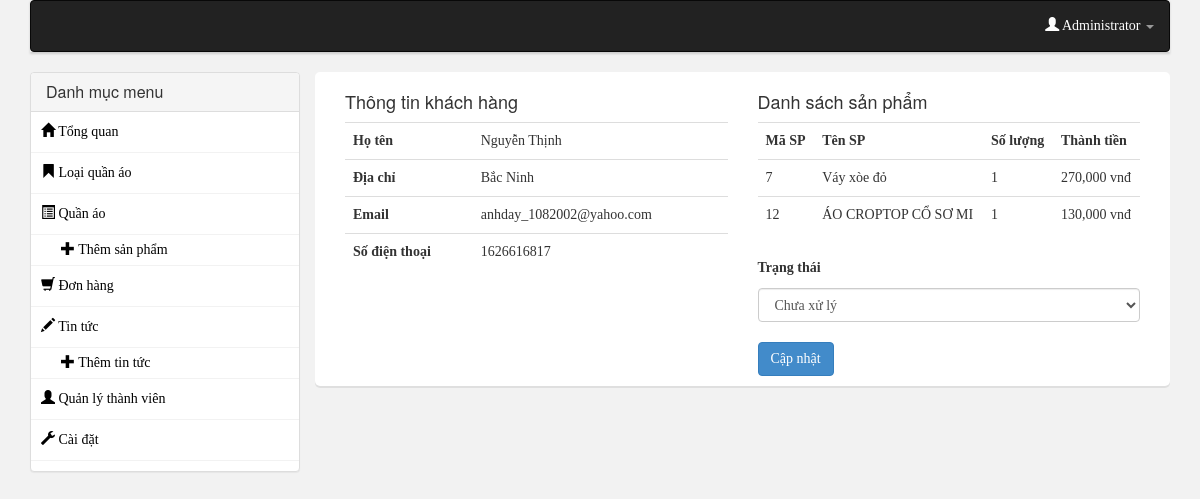
Page /admincp/index.php?action=order_detail&id=5 (signed in) on the committed database.
### tables this page shows
CREATE TABLE IF NOT EXISTS `khachhang` (
  `makh` int(11) NOT NULL AUTO_INCREMENT,
  `email` varchar(60) NOT NULL,
  `ho` varchar(20) NOT NULL,
  `ten` varchar(20) NOT NULL,
  `sdt` int(11) NOT NULL,
  `diachi` varchar(200) NOT NULL,
  `gioitinh` double NOT NULL,
  `ngaysinh` date NOT NULL,
  PRIMARY KEY (`makh`)
);

CREATE TABLE IF NOT EXISTS `sanpham` (
  `masp` int(11) NOT NULL AUTO_INCREMENT,
  `maloai` int(11) NOT NULL,
  `tensp` varchar(100) NOT NULL,
  `mota` text NOT NULL,
  `gia` int(11) NOT NULL,
  `size` varchar(20) NOT NULL,
  `hinhanh` varchar(100) NOT NULL,
  `trangthai` int(11) NOT NULL,
  PRIMARY KEY (`masp`)
);

CREATE TABLE IF NOT EXISTS `chitietdonhang` (
  `madonhang` int(11) NOT NULL,
  `masp` int(11) NOT NULL,
  `soluong` int(11) NOT NULL,
  `thanhtien` float NOT NULL,
  `ghichu` text NOT NULL,
  KEY `madonhang` (`madonhang`)
);

CREATE TABLE IF NOT EXISTS `donhang` (
  `madonhang` int(11) NOT NULL AUTO_INCREMENT,
  `makh` int(11) NOT NULL,
  `ngayban` datetime NOT NULL,
  `note` text NOT NULL,
  `trangthai` int(11) NOT NULL,
  PRIMARY KEY (`madonhang`)
);

### include/class.db.php (called while the page is built, shortened)
<?php
Class Config extends mysqli{
    public $db;
    public $query;
    public function __construct(){
       $this->db = new mysqli('localhost','root','','project_nhom16') or die($this->db->errno);
       $this->db->query("SET NAMES 'utf8'");
    }
    public function fetchData(){
        $data = array();
        $this->result = $this->db->query($this->query);
        while ($dl = $this->result->fetch_assoc()) {
            $data[] = $dl;
        }
    return $data;
    }
}
?>

### include/class.admincp.php (called while the page is built, shortened)
<?php
require_once('class.db.php');
class Categories extends Config{
    public function getOrderItem($id){
        $this->query = "SELECT * FROM sanpham,chitietdonhang WHERE sanpham.masp = chitietdonhang.masp  AND madonhang = $id";
        return $this->fetchData();
    }
    public function getOrderCustomer($id){
        $this->query = "SELECT *,donhang.trangthai as order_status FROM khachhang,donhang WHERE donhang.makh = khachhang.makh AND donhang.madonhang = $id";
        return $this->fetchData();
    }
}
?>

### admincp/inc/order_detail.php (the view, shortened to what this page needs)
<div class="col-md-6">
<h4>Thông tin khách hàng</h4>
<table class="table table-hover table-border">
<?php
    $id = $sp->db->real_escape_string($_GET['id']);
    $data = $sp->getOrderCustomer($id);
    $trangthai = $data[0]['order_status'];
?>
        <tr>
            <td><strong>Họ tên</strong></td>
            <td><?php echo $data[0]['ho']." ".$data[0]['ten'];?></td>
        </tr>
        <tr>
            <td><strong>Địa chỉ</strong></td>
            <td><?php echo $data[0]['diachi'];?></td>
        </tr>
        <tr>
            <td><strong>Email</strong></td>
            <td><?php echo $data[0]['email'];?></td>
        </tr>
        <tr>
            <td><strong>Số điện thoại</strong></td>
            <td><?php echo $data[0]['sdt'];?></td>
        </tr>
</table>
</div>
<div class="col-md-6">
<h4>Danh sách sản phẩm</h4>
    <table class="table table-hover table-border">
        <tr>
            <th>Mã SP</th>
            <th>Tên SP</th>
            <th>Số lượng</th>
            <th>Thành tiền</th>
        </tr>
        <?php
            $data = $sp->getOrderItem($id);
            foreach ($data as $item) {
        ?>
        <tr>
            <td><?php echo $item['masp'];?></td>
            <td><?php echo $item['tensp'];?></td>
            <td><?php echo $item['soluong'];?></td>
            <td><?php echo number_format($item['thanhtien']);?> vnđ</td>
        </tr>
        <?php
            }
        ?>
    </table>
    <form method="POST">
            <label>Trạng thái</label>
            <select name="trangthai" class="form-control">
                <option value="1" <?php if($trangthai == '1') echo 'selected';?> >Chưa xử lý</option>
            </select>
            <br />
            <button class="btn btn-primary">Cập nhật</button>
        </form>
</div>

### admincp/css/style.css (style rules this page uses)
body { font-family: tahoma;background:#f2f2f2; }
label { padding: 5px 0px; }

### rows in the picture
khachhang: ho "Nguyễn", ten "Thịnh", diachi "Bắc Ninh", email "anhday_1082002@yahoo.com", sdt "1626616817"
sanpham: chitietdonhang.masp "7", tensp "Váy xòe đỏ", chitietdonhang.soluong "1", chitietdonhang.thanhtien "270,000"
sanpham: chitietdonhang.masp "12", tensp "ÁO CROPTOP CỔ SƠ MI", chitietdonhang.soluong "1", chitietdonhang.thanhtien "130,000"
donhang: trangthai "Chưa xử lý"
